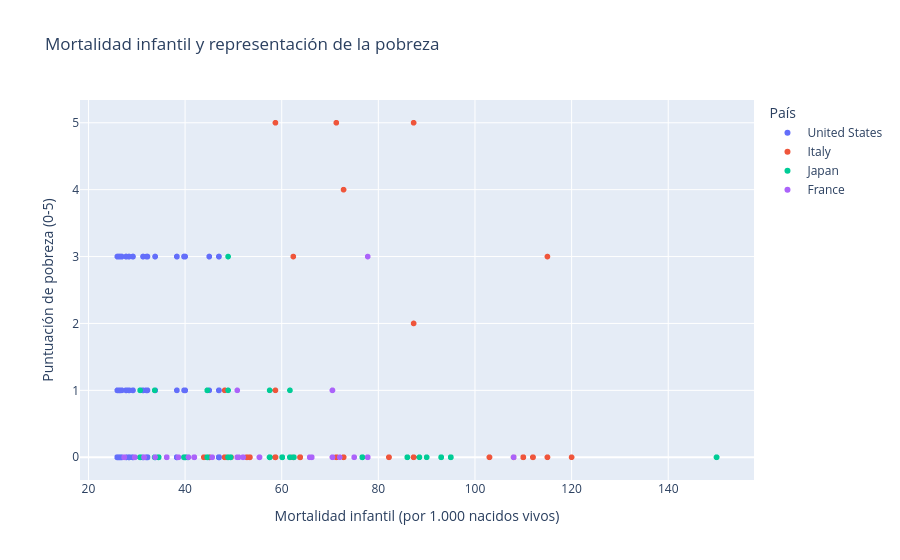

Notebook code cell kept with this figure:
### Code cell
fig = px.scatter(
    df_comparacion_peliculas_40_60, x="infant_mortality", y="poverty_score", color="country", hover_name="title",
    title="Mortalidad infantil y representación de la pobreza",
    labels={
        "infant_mortality": "Mortalidad infantil (por 1.000 nacidos vivos)",
        "poverty_score": "Puntuación de pobreza (0-5)",
        "country": "País"
    }
)

fig.show()

### Figure 1 — Plotly figure (JSON) as saved in the notebook; plotly's stock layout.template omitted (floating-point values rounded to 4 significant figures; data arrays with more than 128 entries replaced by an {"elided": "..."} marker saying what was removed)
{"data": [{"hovertemplate": "<b>%{hovertext}</b><br><br>País=United States<br>Mortalidad infantil (por 1.000 nacidos vivos)=%{x}<br>Puntuación de pobreza (0-5)=%{y}<extra></extra>", "hovertext": {"elided": "2266 str values"}, "legendgroup": "United States", "marker": {"color": "#636efa", "symbol": "circle"}, "mode": "markers", "name": "United States", "showlegend": true, "type": "scattergl", "x": {"elided": "2266 float values"}, "xaxis": "x", "y": {"elided": "2266 int values"}, "yaxis": "y"}, {"hovertemplate": "<b>%{hovertext}</b><br><br>País=Italy<br>Mortalidad infantil (por 1.000 nacidos vivos)=%{x}<br>Puntuación de pobreza (0-5)=%{y}<extra></extra>", "hovertext": {"elided": "165 str values"}, "legendgroup": "Italy", "marker": {"color": "#EF553B", "symbol": "circle"}, "mode": "markers", "name": "Italy", "showlegend": true, "type": "scattergl", "x": {"elided": "165 float values"}, "xaxis": "x", "y": {"elided": "165 int values"}, "yaxis": "y"}, {"hovertemplate": "<b>%{hovertext}</b><br><br>País=Japan<br>Mortalidad infantil (por 1.000 nacidos vivos)=%{x}<br>Puntuación de pobreza (0-5)=%{y}<extra></extra>", "hovertext": {"elided": "266 str values"}, "legendgroup": "Japan", "marker": {"color": "#00cc96", "symbol": "circle"}, "mode": "markers", "name": "Japan", "showlegend": true, "type": "scattergl", "x": {"elided": "266 float values"}, "xaxis": "x", "y": {"elided": "266 int values"}, "yaxis": "y"}, {"hovertemplate": "<b>%{hovertext}</b><br><br>País=France<br>Mortalidad infantil (por 1.000 nacidos vivos)=%{x}<br>Puntuación de pobreza (0-5)=%{y}<extra></extra>", "hovertext": ["The Well-Digger's Daughter", "Stormy Waters", "The Murderer Lives at Number 21", "Miss Bonaparte", "La symphonie fantastique", "Angels of Sin", "Le Corbeau", "Les dames du Bois de Boulogne", "The Temptation of Barbizon", "Last Refuge", "Ouvert pour cause d'inventaire", "Gates of the Night", "Mr. Orchid", "Six Hours to Lose", "A Cage of Nightingales", "Les jeux sont faits", "The Damned", "The Silence of the Sea", "Jour de fête", "Aux yeux du souvenir", "Gigi", "La Marie du Port", "Mission in Tangier", "Rendezvous in July", "Edward and Caroline", "The Terrible Children", "Gunman in the Streets", "Diary of a Country Priest", "Justice Is Done", "Under the Paris Sky", "Casque d'Or", "Forbidden Fruit", "Cet homme est dangereux", "When You Read This Letter", "Monsieur Hulot's Holiday", "Bob le Flambeur", "Rififi", "Holiday for Henrietta", "Crèvecoeur", "La Pointe Courte", "If Paris Were Told to Us", "A Man Escaped", "He Who Must Die", "My Uncle", "Elevator to the Gallows", "Le Beau Serge", "Neither Seen Nor Recognized", "The Lovers", "The Cousins", "Two Men in Manhattan", "Picnic on the Grass", "Hiroshima Mon Amour", "Marie-Octobre", "Pickpocket", "The 400 Blows", "Web of Passion", "The Good Girls", "Boulevard", "Seven Days... Seven Nights", "Shoot the Piano Player", "Le Trou", "Zazie in the Metro", "Endless Horizons", "Maid in Paris", "Mitsou", "Fantômas", "The Unfrocked One", "Johnny the Giant Killer", "Maxime", "Bécassine", "Les amants du pont Saint-Jean", "Au grand balcon", "School for Coquettes", "Paris Vice Squad", "Lettre ouverte", "Méfiez-vous des blondes", "Mystère à Shanghai", "Cristobal's Gold", "Napoleon Road", "The Mystery of the Yellow Room", "Le lit à colonnes", "Caprices", "The Kreutzer Sonata"], "legendgroup": "France", "marker": {"color": "#ab63fa", "symbol": "circle"}, "mode": "markers", "name": "France", "showlegend": true, "type": "scattergl", "x": [65.8, 72.0, 70.5, 70.5, 70.5, 75.0, 75.0, 108.0, 77.8, 66.2, 77.8, 77.8, 77.8, 66.2, 108.0, 66.2, 66.2, 55.4, 55.4, 51.1, 55.4, 52.0, 55.4, 55.4, 50.8, 52.0, 52.0, 50.8, 52.0, 50.8, 45.6, 45.6, 41.9, 41.9, 41.9, 36.2, 38.6, 45.6, 38.6, 38.6, 36.2, 36.2, 33.8, 31.5, 31.5, 31.5, 31.5, 31.5, 29.6, 29.6, 29.6, 29.6, 29.6, 29.6, 29.6, 29.6, 27.4, 27.4, 27.4, 27.4, 27.4, 27.4, 41.9, 36.2, 36.2, 66.2, 40.7, 52.0, 31.5, 65.8, 66.2, 55.4, 31.5, 50.8, 41.9, 52.0, 52.0, 65.8, 41.9, 55.4, 70.5, 70.5, 36.2], "xaxis": "x", "y": [0, 0, 1, 0, 0, 0, 0, 0, 0, 0, 0, 3, 0, 0, 0, 0, 0, 0, 0, 0, 0, 0, 0, 0, 0, 0, 0, 0, 0, 1, 0, 0, 0, 0, 0, 0, 0, 0, 0, 0, 0, 0, 0, 0, 0, 0, 0, 0, 0, 0, 0, 0, 0, 0, 0, 0, 0, 0, 0, 0, 0, 0, 0, 0, 0, 0, 0, 0, 0, 0, 0, 0, 0, 0, 0, 0, 0, 0, 0, 0, 0, 1, 0], "yaxis": "y"}], "layout": {"legend": {"title": {"text": "País"}, "tracegroupgap": 0}, "title": {"text": "Mortalidad infantil y representación de la pobreza"}, "xaxis": {"anchor": "y", "domain": [0, 1], "title": {"text": "Mortalidad infantil (por 1.000 nacidos vivos)"}}, "yaxis": {"anchor": "x", "domain": [0, 1], "title": {"text": "Puntuación de pobreza (0-5)"}}}}
